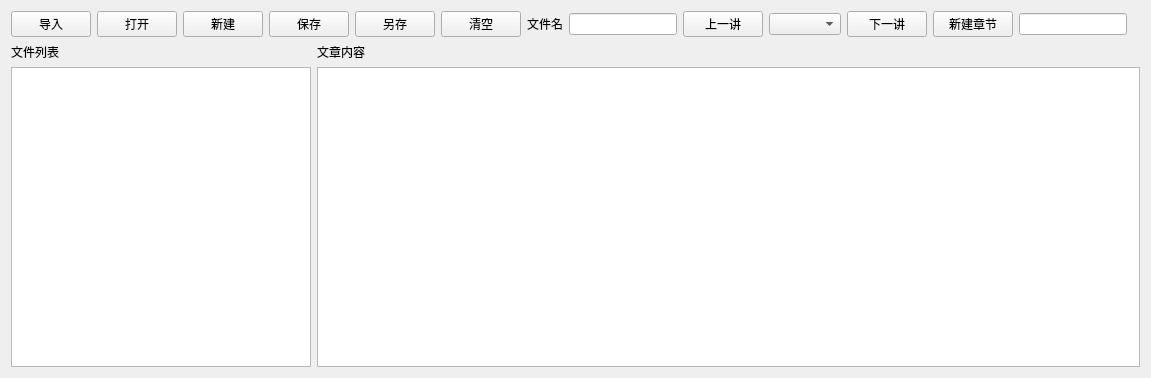
          <widget class="QWidget" name="tab_3">
           <attribute name="title">
            <string>解经材料</string>
           </attribute>
           <layout class="QVBoxLayout" name="verticalLayout_8">
            <item>
             <layout class="QHBoxLayout" name="horizontalLayout_13">
              <item>
               <widget class="QPushButton" name="pushButton_load_folder">
                <property name="text">
                 <string>导入</string>
                </property>
               </widget>
              </item>
              <item>
               <widget class="QPushButton" name="pushButton_load_json">
                <property name="text">
                 <string>打开</string>
                </property>
               </widget>
              </item>
              <item>
               <widget class="QPushButton" name="pushButton_new">
                <property name="text">
                 <string>新建</string>
                </property>
               </widget>
              </item>
              <item>
               <widget class="QPushButton" name="pushButton_save_json">
                <property name="text">
                 <string>保存</string>
                </property>
               </widget>
              </item>
              <item>
               <widget class="QPushButton" name="pushButton_save_json_as">
                <property name="text">
                 <string>另存</string>
                </property>
               </widget>
              </item>
              <item>
               <widget class="QPushButton" name="pushButton_clear_all">
                <property name="text">
                 <string>清空</string>
                </property>
               </widget>
              </item>
              <item>
               <widget class="QLabel" name="label_22">
                <property name="text">
                 <string>文件名</string>
                </property>
               </widget>
              </item>
              <item>
               <widget class="QLineEdit" name="lineEdit_book_title">
                <property name="maximumSize">
                 <size>
                  <width>300</width>
                  <height>16777215</height>
                 </size>
                </property>
               </widget>
              </item>
              <item>
               <widget class="QPushButton" name="pushButton_last_chapter">
                <property name="text">
                 <string>上一讲</string>
                </property>
               </widget>
              </item>
              <item>
               <widget class="QComboBox" name="comboBox_book_chapter">
                <property name="sizePolicy">
                 <sizepolicy hsizetype="Expanding" vsizetype="Fixed">
                  <horstretch>0</horstretch>
                  <verstretch>0</verstretch>
                 </sizepolicy>
                </property>
               </widget>
              </item>
              <item>
               <widget class="QPushButton" name="pushButton_next_chapter">
                <property name="text">
                 <string>下一讲</string>
                </property>
               </widget>
              </item>
              <item>
               <widget class="QPushButton" name="pushButton_new_chapter">
                <property name="text">
                 <string>新建章节</string>
                </property>
               </widget>
              </item>
              <item>
               <widget class="QLineEdit" name="lineEdit_new_chapter">
                <property name="sizePolicy">
                 <sizepolicy hsizetype="Preferred" vsizetype="Fixed">
                  <horstretch>0</horstretch>
                  <verstretch>0</verstretch>
                 </sizepolicy>
                </property>
               </widget>
              </item>
              <item>
               <widget class="QLabel" name="label_33">
                <property name="text">
                 <string/>
                </property>
               </widget>
              </item>
             </layout>
            </item>
            <item>
             <layout class="QHBoxLayout" name="horizontalLayout_19">
              <item>
               <layout class="QVBoxLayout" name="verticalLayout_3">
                <item>
                 <widget class="QLabel" name="label_31">
                  <property name="sizePolicy">
                   <sizepolicy hsizetype="Fixed" vsizetype="Preferred">
                    <horstretch>0</horstretch>
                    <verstretch>0</verstretch>
                   </sizepolicy>
                  </property>
                  <property name="text">
                   <string>文件列表</string>
                  </property>
                 </widget>
                </item>
                <item>
                 <widget class="QListWidget" name="listWidget_docs">
                  <property name="maximumSize">
                   <size>
                    <width>300</width>
                    <height>16777215</height>
                   </size>
                  </property>
                  <property name="dragEnabled">
                   <bool>true</bool>
                  </property>
                 </widget>
                </item>
               </layout>
              </item>
              <item>
               <layout class="QVBoxLayout" name="verticalLayout_7">
                <item>
                 <widget class="QLabel" name="label_32">
                  <property name="sizePolicy">
                   <sizepolicy hsizetype="Fixed" vsizetype="Preferred">
                    <horstretch>0</horstretch>
                    <verstretch>0</verstretch>
                   </sizepolicy>
                  </property>
                  <property name="text">
                   <string>文章内容</string>
                  </property>
                 </widget>
                </item>
                <item>
                 <widget class="QPlainTextEdit" name="plainTextEdit_scripture_explain">
                  <property name="minimumSize">
                   <size>
                    <width>0</width>
                    <height>300</height>
                   </size>
                  </property>
                  <property name="font">
                   <font>
                    <family>KaiTi</family>
                    <pointsize>15</pointsize>
                   </font>
                  </property>
                 </widget>
                </item>
               </layout>
              </item>
             </layout>
            </item>
           </layout>
          </widget>
